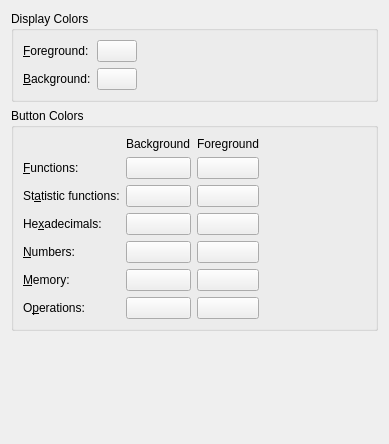
<?xml version="1.0" encoding="UTF-8"?>
<ui version="4.0">
 <class>Colors</class>
 <widget class="QWidget" name="Colors">
  <property name="geometry">
   <rect>
    <x>0</x>
    <y>0</y>
    <width>389</width>
    <height>444</height>
   </rect>
  </property>
  <layout class="QVBoxLayout">
   <item>
    <widget class="QGroupBox" name="displayColorsBox">
     <property name="title">
      <string>Display Colors</string>
     </property>
     <layout class="QHBoxLayout">
      <item>
       <layout class="QGridLayout">
        <item row="0" column="0">
         <widget class="QLabel" name="textLabel1">
          <property name="text">
           <string>&amp;Foreground:</string>
          </property>
          <property name="wordWrap">
           <bool>false</bool>
          </property>
          <property name="buddy">
           <cstring>kcfg_ForeColor</cstring>
          </property>
         </widget>
        </item>
        <item row="0" column="1">
         <widget class="KColorButton" name="kcfg_ForeColor">
          <property name="text">
           <string/>
          </property>
          <property name="color" stdset="0">
           <color>
            <red>0</red>
            <green>0</green>
            <blue>0</blue>
           </color>
          </property>
         </widget>
        </item>
        <item row="1" column="0">
         <widget class="QLabel" name="textLabel2">
          <property name="text">
           <string>&amp;Background:</string>
          </property>
          <property name="wordWrap">
           <bool>false</bool>
          </property>
          <property name="buddy">
           <cstring>kcfg_BackColor</cstring>
          </property>
         </widget>
        </item>
        <item row="1" column="1">
         <widget class="KColorButton" name="kcfg_BackColor">
          <property name="text">
           <string/>
          </property>
          <property name="color" stdset="0">
           <color>
            <red>189</red>
            <green>255</green>
            <blue>180</blue>
           </color>
          </property>
         </widget>
        </item>
       </layout>
      </item>
      <item>
       <spacer>
        <property name="orientation">
         <enum>Qt::Horizontal</enum>
        </property>
        <property name="sizeHint" stdset="0">
         <size>
          <width>40</width>
          <height>20</height>
         </size>
        </property>
       </spacer>
      </item>
     </layout>
    </widget>
   </item>
   <item>
    <widget class="QGroupBox" name="buttonColorsBox">
     <property name="title">
      <string>Button Colors</string>
     </property>
     <layout class="QHBoxLayout">
      <item>
       <layout class="QGridLayout">
        <item row="0" column="1">
         <widget class="QLabel" name="textLabel6">
          <property name="text">
           <string>Background</string>
          </property>
          <property name="wordWrap">
           <bool>false</bool>
          </property>
         </widget>
        </item>
        <item row="0" column="2">
         <widget class="QLabel" name="textLabel3">
          <property name="text">
           <string>Foreground</string>
          </property>
          <property name="wordWrap">
           <bool>false</bool>
          </property>
         </widget>
        </item>
        <item row="1" column="0">
         <widget class="QLabel" name="textLabel5">
          <property name="text">
           <string>&amp;Functions:</string>
          </property>
          <property name="wordWrap">
           <bool>false</bool>
          </property>
          <property name="buddy">
           <cstring>kcfg_FunctionButtonsColor</cstring>
          </property>
         </widget>
        </item>
        <item row="1" column="1">
         <widget class="KColorButton" name="kcfg_FunctionButtonsColor">
          <property name="text">
           <string/>
          </property>
         </widget>
        </item>
        <item row="1" column="2">
         <widget class="KColorButton" name="kcfg_FunctionFontsColor">
          <property name="text">
           <string/>
          </property>
         </widget>
        </item>
        <item row="2" column="0">
         <widget class="QLabel" name="textLabel4">
          <property name="text">
           <string>St&amp;atistic functions:</string>
          </property>
          <property name="wordWrap">
           <bool>false</bool>
          </property>
          <property name="buddy">
           <cstring>kcfg_StatButtonsColor</cstring>
          </property>
         </widget>
        </item>
        <item row="2" column="1">
         <widget class="KColorButton" name="kcfg_StatButtonsColor">
          <property name="text">
           <string/>
          </property>
         </widget>
        </item>
        <item row="2" column="2">
         <widget class="KColorButton" name="kcfg_StatFontsColor">
          <property name="text">
           <string/>
          </property>
         </widget>
        </item>
        <item row="3" column="0">
         <widget class="QLabel" name="textLabel9">
          <property name="text">
           <string>He&amp;xadecimals:</string>
          </property>
          <property name="wordWrap">
           <bool>false</bool>
          </property>
          <property name="buddy">
           <cstring>kcfg_HexButtonsColor</cstring>
          </property>
         </widget>
        </item>
        <item row="3" column="1">
         <widget class="KColorButton" name="kcfg_HexButtonsColor">
          <property name="text">
           <string/>
          </property>
         </widget>
        </item>
        <item row="3" column="2">
         <widget class="KColorButton" name="kcfg_HexFontsColor">
          <property name="text">
           <string/>
          </property>
         </widget>
        </item>
        <item row="4" column="0">
         <widget class="QLabel" name="textLabel11">
          <property name="text">
           <string>&amp;Numbers:</string>
          </property>
          <property name="wordWrap">
           <bool>false</bool>
          </property>
          <property name="buddy">
           <cstring>kcfg_NumberButtonsColor</cstring>
          </property>
         </widget>
        </item>
        <item row="4" column="1">
         <widget class="KColorButton" name="kcfg_NumberButtonsColor">
          <property name="text">
           <string/>
          </property>
         </widget>
        </item>
        <item row="4" column="2">
         <widget class="KColorButton" name="kcfg_NumberFontsColor">
          <property name="text">
           <string/>
          </property>
         </widget>
        </item>
        <item row="5" column="0">
         <widget class="QLabel" name="textLabel10">
          <property name="text">
           <string>&amp;Memory:</string>
          </property>
          <property name="wordWrap">
           <bool>false</bool>
          </property>
          <property name="buddy">
           <cstring>kcfg_MemoryButtonsColor</cstring>
          </property>
         </widget>
        </item>
        <item row="5" column="1">
         <widget class="KColorButton" name="kcfg_MemoryButtonsColor">
          <property name="text">
           <string/>
          </property>
         </widget>
        </item>
        <item row="5" column="2">
         <widget class="KColorButton" name="kcfg_MemoryFontsColor">
          <property name="text">
           <string/>
          </property>
         </widget>
        </item>
        <item row="6" column="0">
         <widget class="QLabel" name="textLabel12">
          <property name="text">
           <string>O&amp;perations:</string>
          </property>
          <property name="wordWrap">
           <bool>false</bool>
          </property>
          <property name="buddy">
           <cstring>kcfg_OperationButtonsColor</cstring>
          </property>
         </widget>
        </item>
        <item row="6" column="1">
         <widget class="KColorButton" name="kcfg_OperationButtonsColor">
          <property name="text">
           <string/>
          </property>
         </widget>
        </item>
        <item row="6" column="2">
         <widget class="KColorButton" name="kcfg_OperationFontsColor">
          <property name="text">
           <string/>
          </property>
         </widget>
        </item>
       </layout>
      </item>
      <item>
       <spacer>
        <property name="orientation">
         <enum>Qt::Horizontal</enum>
        </property>
        <property name="sizeHint" stdset="0">
         <size>
          <width>31</width>
          <height>20</height>
         </size>
        </property>
       </spacer>
      </item>
     </layout>
    </widget>
   </item>
   <item>
    <spacer>
     <property name="orientation">
      <enum>Qt::Vertical</enum>
     </property>
     <property name="sizeType">
      <enum>QSizePolicy::Expanding</enum>
     </property>
     <property name="sizeHint" stdset="0">
      <size>
       <width>151</width>
       <height>70</height>
      </size>
     </property>
    </spacer>
   </item>
  </layout>
 </widget>
 <customwidgets>
  <customwidget>
   <class>KColorButton</class>
   <extends>QPushButton</extends>
   <header>kcolorbutton.h</header>
  </customwidget>
 </customwidgets>
 <tabstops>
  <tabstop>kcfg_ForeColor</tabstop>
  <tabstop>kcfg_BackColor</tabstop>
  <tabstop>kcfg_FunctionButtonsColor</tabstop>
  <tabstop>kcfg_FunctionFontsColor</tabstop>
  <tabstop>kcfg_StatButtonsColor</tabstop>
  <tabstop>kcfg_StatFontsColor</tabstop>
  <tabstop>kcfg_HexButtonsColor</tabstop>
  <tabstop>kcfg_HexFontsColor</tabstop>
  <tabstop>kcfg_NumberButtonsColor</tabstop>
  <tabstop>kcfg_NumberFontsColor</tabstop>
  <tabstop>kcfg_MemoryButtonsColor</tabstop>
  <tabstop>kcfg_MemoryFontsColor</tabstop>
  <tabstop>kcfg_OperationButtonsColor</tabstop>
  <tabstop>kcfg_OperationFontsColor</tabstop>
 </tabstops>
 <resources/>
 <connections/>
</ui>
